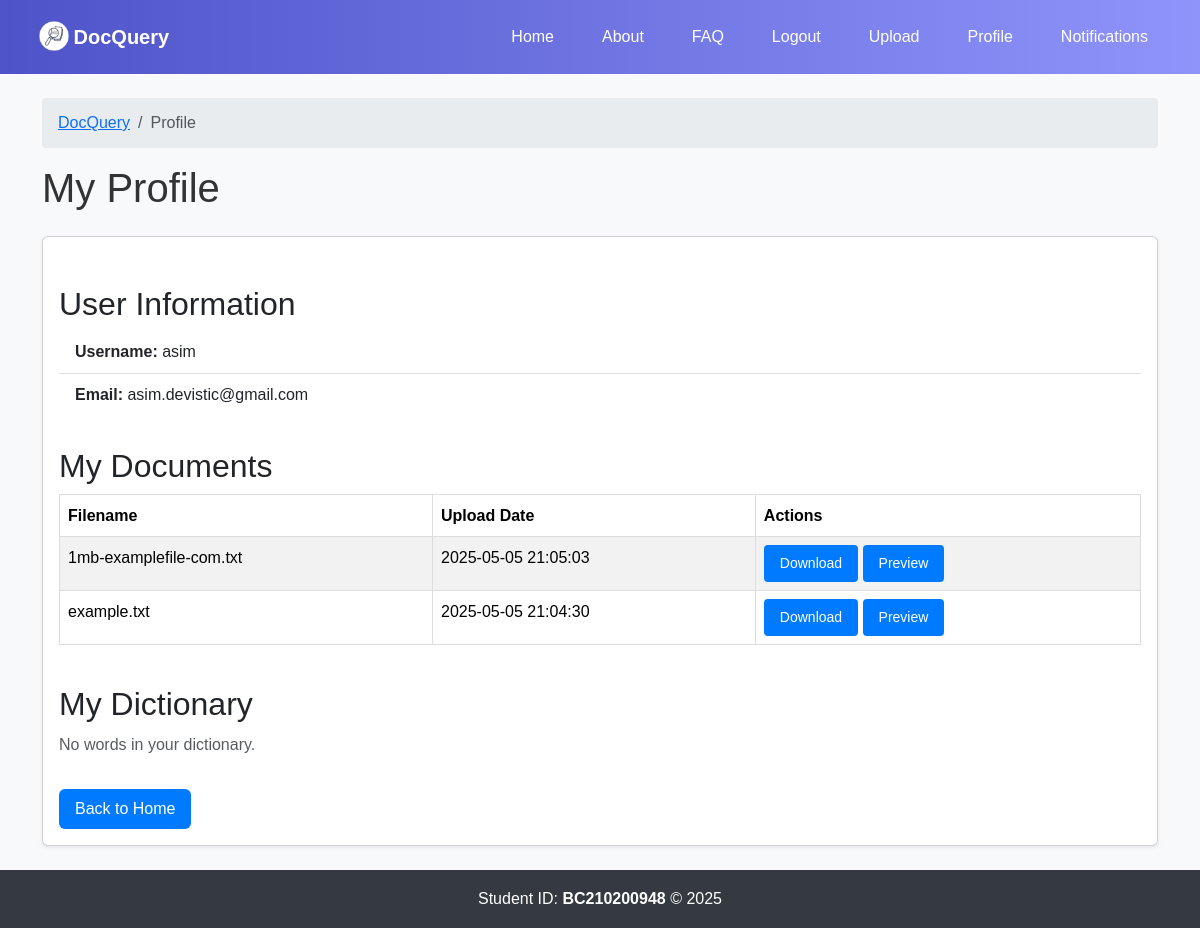
Page /profile (signed in) on the committed database.
### tables this page shows
CREATE TABLE Document (
    id INTEGER PRIMARY KEY AUTOINCREMENT,
    user_id INTEGER NOT NULL,
    filename TEXT NOT NULL,
    file_path TEXT NOT NULL,
    upload_date DATETIME DEFAULT CURRENT_TIMESTAMP,
    created_date DATETIME DEFAULT CURRENT_TIMESTAMP,
    created_by TEXT NOT NULL DEFAULT 'System',
    updated_date DATETIME DEFAULT CURRENT_TIMESTAMP,
    updated_by TEXT NOT NULL DEFAULT 'System',
    is_deleted BOOLEAN DEFAULT FALSE,
    admin_remarks TEXT,
    FOREIGN KEY (user_id) REFERENCES User(id)
);

### app/routes/main_routes.py (the view)
@main_bp.route('/profile')
def profile():
    if 'user_id' not in session:
        flash('Please log in to view your profile.', 'error')
        return redirect(url_for('auth.login'))
    conn = get_db_connection()
    documents = conn.execute(
        'SELECT id, filename, upload_date FROM Document WHERE user_id = ? AND is_deleted = 0 ORDER BY upload_date DESC',
        (session['user_id'],)
    ).fetchall()
    dictionary = conn.execute(
        'SELECT id, word, created_date FROM UserDictionary WHERE user_id = ? AND is_deleted = 0 ORDER BY created_date DESC',
        (session['user_id'],)
    ).fetchall()
    conn.close()
    return render_template('profile.html', documents=documents, dictionary=dictionary)

### app/utils/db.py (called while the page is built)
def get_db_connection():
    conn = sqlite3.connect(current_app.config['DATABASE'])
    conn.row_factory = sqlite3.Row
    return conn

### app/utils/logging.py (called while the page is built)
def log_action(table_name, record_id, action, remarks, error_code=None, request_time=None):
    conn = get_db_connection()
    try:
        conn.execute(
            'INSERT INTO Logs (table_name, record_id, action, system_remarks, error_code, request_time, created_by, updated_by) '
            'VALUES (?, ?, ?, ?, ?, ?, ?, ?)',
            (table_name, record_id, action, remarks, error_code, request_time,
             session.get('email', 'System'), session.get('email', 'System'))
        )
        conn.commit()
    finally:
        conn.close()

### app/templates/profile.html (shortened to what this page needs)
{% extends 'layout.html' %}
{% block page_heading %}My Profile{% endblock %}
{% block breadcrumbs %}
    <li class="breadcrumb-item active" aria-current="page">Profile</li>
{% endblock %}
{% block content %}
<div class="card shadow-sm">
    <div class="card-body">
        <h2 class="card-title">User Information</h2>
        <ul class="list-group list-group-flush mb-4">
            <li class="list-group-item"><strong>Username:</strong> {{ session.get('username') }}</li>
            <li class="list-group-item"><strong>Email:</strong> {{ session.get('email') }}</li>
        </ul>
        <h2 class="card-title">My Documents</h2>
        {% if documents %}
            <div class="table-responsive">
                <table class="table table-striped table-hover">
                    <thead>
                        <tr>
                            <th>Filename</th>
                            <th>Upload Date</th>
                            <th>Actions</th>
                        </tr>
                    </thead>
                    <tbody>
                        {% for doc in documents %}
                            <tr>
                                <td>{{ doc.filename }}</td>
                                <td>{{ doc.upload_date }}</td>
                                <td>
                                    <a href="{{ url_for('main.download', doc_id=doc.id) }}" class="btn btn-sm btn-primary">Download</a>
                                    <button onclick="showPreview('{{ doc.id }}')" class="btn btn-sm btn-secondary">Preview</button>
                                </td>
                            </tr>
                        {% endfor %}
                    </tbody>
                </table>
            </div>
        {% else %}
            <p class="text-muted">No documents uploaded.</p>
        {% endif %}
        <h2 class="card-title mt-4">My Dictionary</h2>
        {% if dictionary %}
            <div class="table-responsive">
                <table class="table table-striped table-hover">
                    <thead>
                        <tr>
                            <th>Word</th>
                            <th>Added Date</th>
                            <th>Actions</th>
                        </tr>
                    </thead>
                    <tbody>
                        {% for word in dictionary %}
                            <tr>
                                <td>{{ word.word }}</td>
                                <td>{{ word.created_date }}</td>
                                <td>
                                    <form action="{{ url_for('main.delete_word', word_id=word.id) }}" method="POST" onsubmit="return confirm('Are you sure you want to delete this word?');">
                                        <button type="submit" class="btn btn-sm btn-danger">Delete</button>
                                    </form>
                                </td>
                            </tr>
                        {% endfor %}
                    </tbody>
                </table>
            </div>
        {% else %}
            <p class="text-muted">No words in your dictionary.</p>
        {% endif %}
        <a href="{{ url_for('main.home') }}" class="btn btn-primary mt-3">Back to Home</a>
    </div>
</div>
{% endblock %}

### app/static/css/styles.css (style rules this page uses)
body { font-family: Arial, sans-serif; margin: 0; padding: 0; line-height: 1.6; background: #f8f9fa; color: #212529; min-height: 100vh; display: flex; flex-direction: column; }
h2 { margin-top: 2rem; }
button, .btn { padding: 0.5rem 1rem; background: #007bff; color: white; border: none; cursor: pointer; }
table { width: 100%; border-collapse: collapse; margin-bottom: 2rem; }
th, td { border: 1px solid #ddd; padding: 0.75rem; text-align: left; }
th { background: #f4f4f4; font-weight: bold; }
.table-responsive { margin-bottom: 1rem; }

### app/templates/layout.html (style rules this page uses)
body { background: #f8f9fa; color: #212529; min-height: 100vh; display: flex; flex-direction: column; }

### rows in the picture
Document: filename "1mb-examplefile-com.txt", upload_date "2025-05-05 21:05:03"
Document: filename "example.txt", upload_date "2025-05-05 21:04:30"

### other values in the picture
{{ session.get('username') }} "asim"
{{ session.get('email') }} "asim.devistic@gmail.com"
{{ current_year or 2025 }} "2025"
